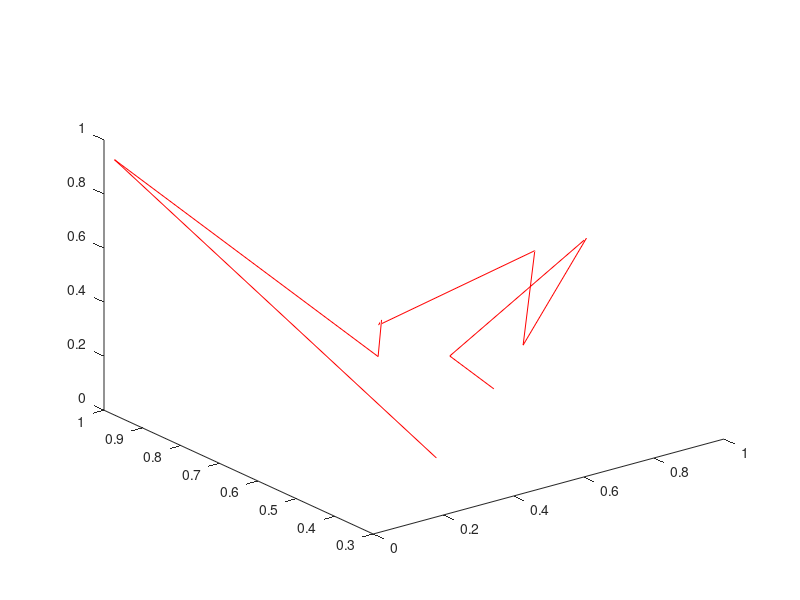

Reproduce this figure in MATLAB. (Note: this script raises an error after producing the figure.)


clf;

R12=[1 0 0;0 1 0;0 0 1];

T1=rand(3,1)';
Rot=rand(3,1)'.*pi;

startpoints=rand(3,10)';
figure(1);
h_headpoints=plot3(startpoints(:,1),startpoints(:,2),startpoints(:,3),'r');
headpoints(:,1)=get(h_headpoints,'Xdata')';
headpoints(:,2)=get(h_headpoints,'Ydata')';
headpoints(:,3)=get(h_headpoints,'Zdata')';

%%endpoints=do_trans(R12,T1,T2,startpoints);
endpoints=GBalign(startpoints,Rot,T1)
hold on;
h_mripoints=plot3(endpoints(:,1),endpoints(:,2),endpoints(:,3),'g');
mripoints(:,1)=get(h_mripoints,'Xdata')';
mripoints(:,2)=get(h_mripoints,'Ydata')';
mripoints(:,3)=get(h_mripoints,'Zdata')';

[nR12,nT1,nT2]=gettrans(headpoints,mripoints);


nendpoints=do_trans(nR12,nT1,nT2,startpoints);

plot3(nendpoints(:,1),nendpoints(:,2),nendpoints(:,3),'g*');
